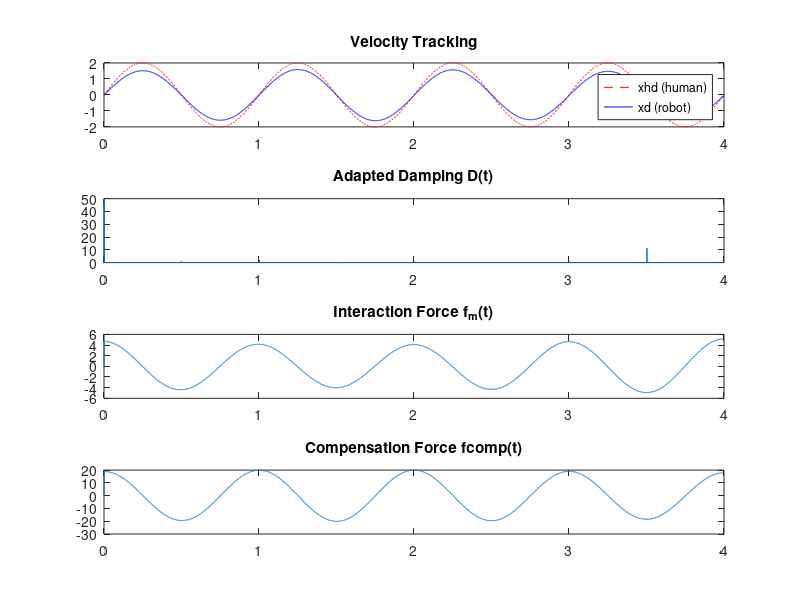

The MATLAB source for this figure:
clear; clc; close all;
%%
clamp = @(x, minVal, maxVal) max(min(x, maxVal), minVal);

dt = 0.001;
T = 4;
t = 0:dt:T;
N = numel(t);

% Human dynamics parameters
Mh = 0.1*sin(t) + 1.5;
Dh = 0.05*sin(0.5*t) + 0.1;
% Robot dynamics parameters
Ma = 2;
Da = 0.4;

Dmin = 0.05;
Dmax = 50.0;
Fstd = 0.001;
%% preallocation
x = zeros(1, N);
xd = zeros(1, N);
xdd = zeros(1, N);

fh = zeros(1, N);
fm = zeros(1, N);
lam = zeros(1, N);
lamh = zeros(1, N);

D = zeros(1, N);

fcomp = zeros(1, N);
%% Sinusoidal motion profile
freq = 1.0;
amp   = 2;  % [m] amplitude

xhd = amp * sin(2*pi*freq*t);
xhdd = amp * 2*pi * freq * cos(2*pi*freq*t);
%% sim loop
xd(1) = xhd(1);
xdd(1) = xhdd(1);

Fs = Mh(1) * xhdd(1) + Dh(1) * xhd(1);

D(1) = Da;

for k = 2:N
    Fs = Mh(k) * xhdd(k) + Dh(k) * xhd(k);

    D(k) = clamp(Fstd / abs(xd(k-1)+ 1e-6), Dmin, Dmax);
    
    xdd(k) = (1/Ma) * (Fs - D(k)*xd(k-1));
    xd(k) = xd(k-1) + xdd(k) * dt;

    fm(k) = Mh(k) * (xhdd(k) - xdd(k)) + Dh(k) * (xhd(k) - xd(k));
    fcomp(k) = Ma * xdd(k) + (D(k) - D(k-1)) * xd(k);
end

%% Plot
figure;
subplot(4,1,1); plot(t, xhd, 'r--', t, xd, 'b'); title('Velocity Tracking');
legend('xhd (human)', 'xd (robot)');

subplot(4,1,2); plot(t, D); title('Adapted Damping D(t)');

subplot(4,1,3); plot(t, fm); title('Interaction Force f_m(t)');

subplot(4,1,4); plot(t, fcomp); title('Compensation Force fcomp(t)');
